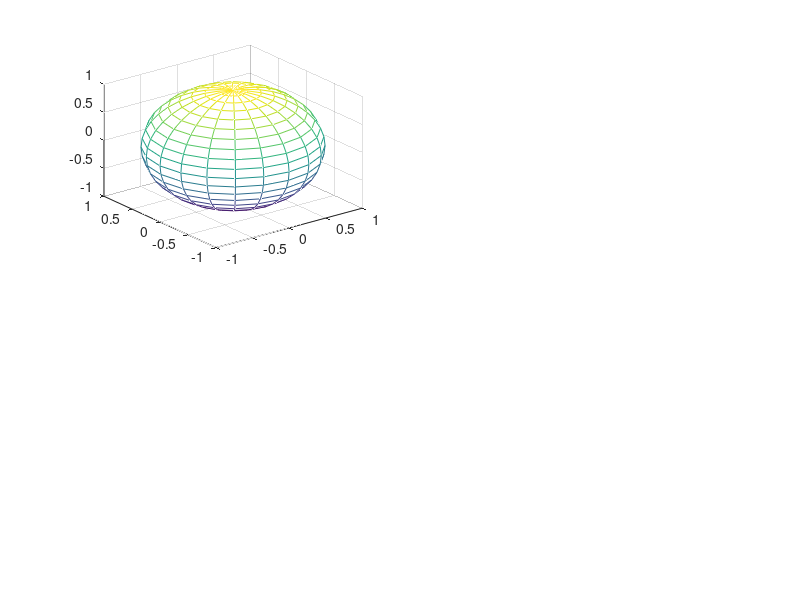

Recreate this plot in MATLAB. (Note: this script raises an error after producing the figure.)
function hw2_3()
    
    num =10000;
    subplot(2,2,1);
    [a,b,c]=sphere();
    mesh(a,b,c);
    hold
    Title('Method a');
    tic
    [x,y,z]=sphere1(num);
    toc
    plot3(x,y,z,'.');


    subplot(2,2,2);
    [a,b,c]=sphere();
    mesh(a,b,c);
    hold
    Title('Method b');
    tic
    [x,y,z]=sphere2(num);
    toc
    plot3(x,y,z,'.');
    
    subplot(2,2,3);
    [a,b,c]=sphere();
    mesh(a,b,c);
    hold
    Title('Method c');
    tic
    [x,y,z]=sphere3(num);
    toc
    plot3(x,y,z,'.');
end

function [x,y,z]=sphere1(n)
    x=zeros(1,n);
    y=zeros(1,n);
    z=zeros(1,n);
    for i=1:n
        theta = 2*pi*rand;
        phi = acos(1-2*rand);
        s = sin(phi);
        x(i) = cos(theta)*s;
        y(i) = sin(theta)*s;
        z(i) = cos(phi);
    end
end

function [x,y,z]=sphere2(n)

    x=zeros(1,n);
    y=zeros(1,n);
    z=zeros(1,n);
    for i=1:n

        theta = 2*pi*rand;
        u = rand*2-1;
        s = sqrt(1-u^2);
        x(i) = s*cos(theta);
        y(i) = s*sin(theta);
        z(i) = u;
    end
    
end

function [x,y,z]=sphere3(n)

    x=zeros(1,n);
    y=zeros(1,n);
    z=zeros(1,n);
    for i=1:n
        
        x1 =2*rand-1;
        x2 =2*rand-1;
        p = x1^2+x2^2;
        while p>=1 
            x1 =2*rand-1;
            x2 =2*rand-1;
            p = x1^2+x2^2;
        end
        s =sqrt(1-p);
        x(i) = 2*x1*s;
        y(i) = 2*x2*s;
        z(i) = 1-2*p;    
    end
end